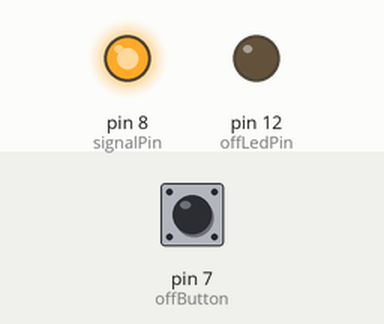
Simulated run of this sketch. Board: Arduino Uno, built with avr-gcc and run on an emulated ATmega328P. On the bench: output pins drawn as LEDs (lit = HIGH). Dashed ring = blinking. Inputs (shaded band) come from the test bench; at power-on: pin 7 (offButton) LOW.

Above: at 1.2 s.
1.3 s: pin 7 (offButton) pulled HIGH for 0.25 s
At 2.0 s:
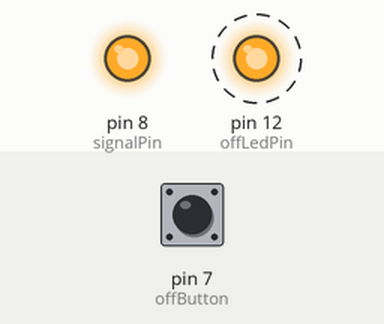
4.5 s: pin 7 (offButton) pulled HIGH for 1 s
At 5.4 s:
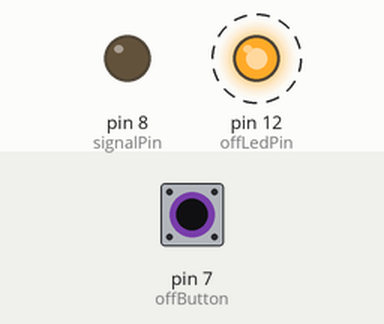
8.0 s: pin 7 (offButton) pulled HIGH for 3.2 s
At 11.9 s:
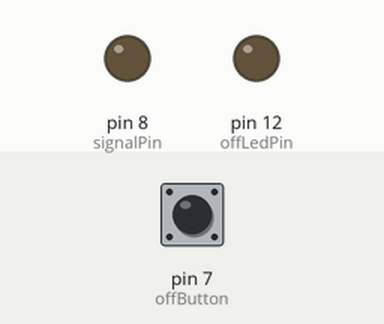
Timing chart, 0 to 13.4 s (numbered marks = the images above; inputs shaded):
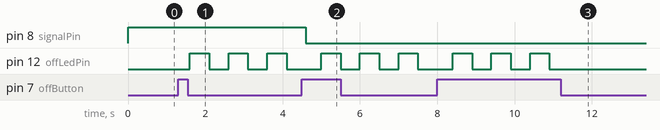

Measured:
- after the input at 1.3 s, pin 12 (offLedPin): alternates HIGH for 0.50 s and LOW for 0.50 s, starting after 0.30 s
- after the input at 4.5 s, pin 12 (offLedPin): alternates HIGH for 0.50 s and LOW for 0.50 s, starting after 0.50 s
- after the input at 8.0 s, pin 12 (offLedPin): alternates HIGH for 0.50 s and LOW for 0.50 s, 6 changes in all, then stays LOW, starting after 0.40 s

The sketch:

Latch.ino
```cpp
const int signalPin = 8;
const int offLedPin = 12;
const int offButton = 7;


void shutDown()
{
for(int i = 1; i<=3; i++)
{
  digitalWrite(offLedPin, HIGH);
  delay(500);
  digitalWrite(offLedPin, LOW);
  delay(500);
}
digitalWrite(signalPin, LOW);
}


void setup() {
  pinMode(signalPin, OUTPUT);
  pinMode(offLedPin, OUTPUT);
  pinMode(offButton, INPUT);

  digitalWrite(signalPin, HIGH);
}


void loop() {
  if(digitalRead(offButton)!=0) {delay(200);
  digitalWrite(13, LOW);
  shutDown(); }


    //We will blink the built in LED on pin-13 to show that the Arduino is doing something.
    digitalWrite(13, HIGH);
    delay(100);
    digitalWrite(13, LOW);
    delay(100);


}
```
